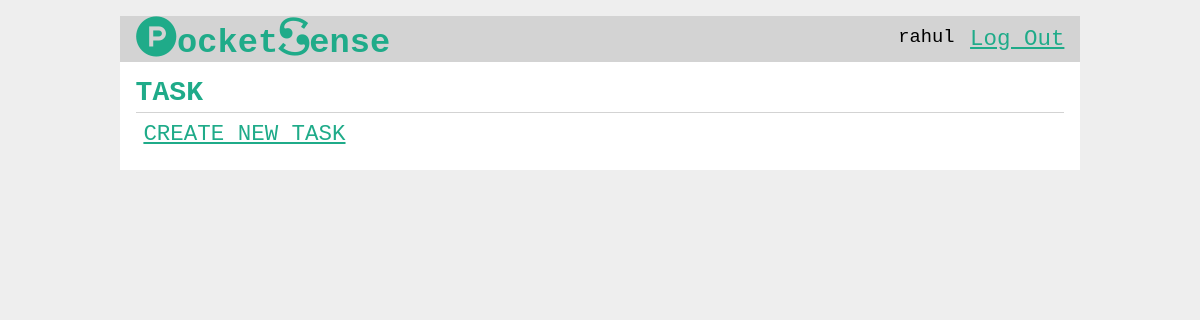
The page /task/1/display (signed in) on the database as committed earlier.
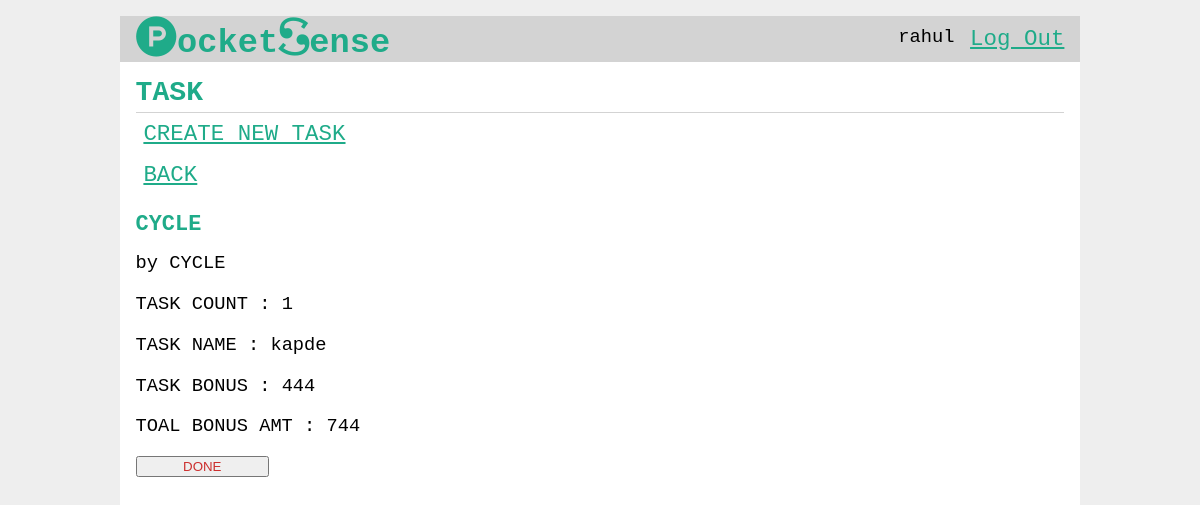
The same page on the database as committed later.
### tables this page shows
CREATE TABLE goal(
	goal_id INTEGER PRIMARY KEY AUTOINCREMENT,
	author_id INTEGER ,
	task_author INTEGER,

	goal_name TEXT UNIQUE ,
	income_amt INTEGER ,
	goal_amt INTEGER ,
	goal_saving INTEGER,

	fix_saving_amt INTEGER,
	saving_amt INTEGER ,
	emergency_amt INTEGER ,
	
	bonus INTEGER ,
    time_left INTEGER ,
	personal_amt INTEGER ,
	counter INTEGER,

	created TIMESTAMP DEFAULT CURRENT_TIMESTAMP,


	task_name  TEXT,

	task_amt INTEGER,
	task_count INTEGER,
	
	FOREIGN KEY (author_id) REFERENCES child (child_id),
	
	FOREIGN KEY (task_author) REFERENCES parent (parent_id)

);

### fin/task.py (the view)
@bp.route('/<int:id>/display' ,  methods = ('GET' , 'POST'))
@parent_login_required
def display(id):
    goal = get_goal(id)
    db = get_db()
    error = None
    goals = db.execute(
            'SELECT go.goal_id , task_name , task_amt , task_count , task_author , goal_name , author_id , c.child_id , bonus'
            ' FROM goal go JOIN child c ON go.author_id = c.child_id'
            ' WHERE go.goal_id = ?',
            (id , )
            ).fetchall()
    db.commit()
    if error is not None:
        flash(error)
    if goals is None:
        error = "NOT RIGHT"
    return render_template('task/display.html' , goals=goals)

### fin/auth.py (called while the page is built)
@bp.before_app_request
def load_logged_in_parent():
    parent_id = session.get('parent_id')
    if parent_id is None:
        g.parent = None
    else:
        g.parent = get_db().execute(
            'SELECT * FROM parent WHERE parent_id = ?', (parent_id,)
        ).fetchone()

def parent_login_required(view):
    @functools.wraps(view)
    def wrapped_view(**kwargs):
        if g.parent is None:
            return redirect(url_for('auth.parent_login'))
        return view(**kwargs)
    return wrapped_view

@bp.before_app_request
def load_logged_in_child():
    child_id = session.get('child_id')
    if child_id is None:
        g.child = None
    else:
        g.child = get_db().execute(
            'SELECT * FROM child WHERE child_id = ?', (child_id,)
        ).fetchone()

### fin/db.py (called while the page is built)
def get_db():
	if 'db' not in g:
		g.db = sqlite3.connect( current_app.config['DATABASE'] , detect_types=sqlite3.PARSE_DECLTYPES)
		g.db.row_factory = sqlite3.Row
	return g.db

### fin/templates/task/display.html (shortened to what this page needs)
{% extends 'base.html' %}
{% block header %}
  <h1>{% block title %}TASK{% endblock %}</h1>
{% endblock %}
{% block content %}
  {% for goal in goals%}
    <article class="x">
      <header>
        <div>
          <a class="action" href="{{ url_for('task.create' , id=goal['goal_id']) }}">CREATE NEW TASK</a>
          {% if goal['task_amt'] != 0 %}
          <a class="action" href="{{ url_for('task.index')}}">BACK</a>
          <h1>{{ goal['goal_name'] }}</h1>
            <div class="about">by {{ goal['goal_name'] }}  </div>
      </header>
      <p class="body">TASK COUNT : {{ goal['task_count'] }}</p>
      <p class="body">TASK NAME : {{ goal['task_name'] }}</p>
      <p class="body">TASK BONUS  : {{ goal['task_amt'] }}</p>
      <p class="body">TOAL BONUS AMT  : {{ goal['bonus'] }}</p>
      <form action="{{ url_for('task.count', id=goal['goal_id']) }}" method="post">
    <input class="danger" type="submit" value="DONE" onclick="return confirm('Are you sure?');">
  </form>
  {% endif %}
    </article>
  {% endfor %}
{% endblock %}

Rows that differ between the two databases and show on the page:
added goal: goal_name "CYCLE", task_count "1", task_name "kapde", task_amt "444", bonus "744"
